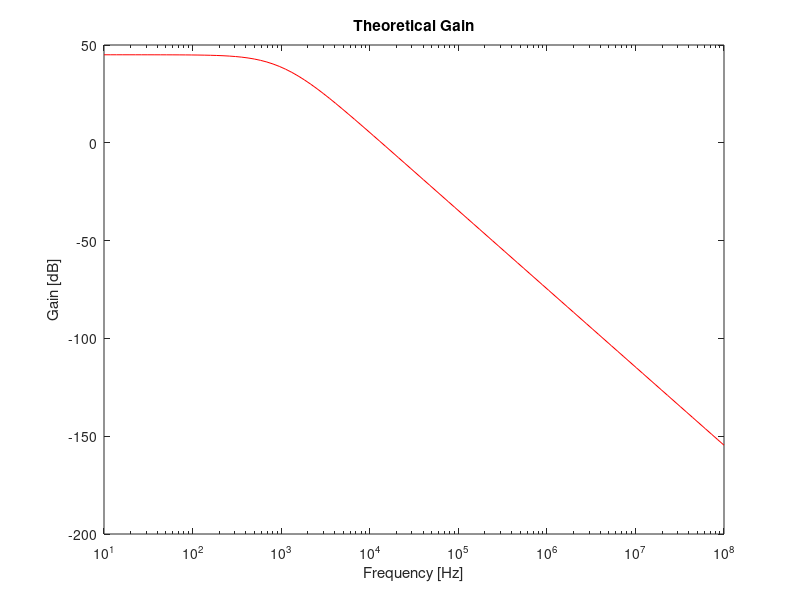

Write MATLAB code to recreate this figure.
clear all

%Valores utilizados
C1=220e-9;
C2=220e-9;
R1=1.e+3;
R2=1.e+3;
R2p=1.e+3;
R3=100.e+3;
R4=1.3e+3;
R4p=1.e+3;

file_chosen_values = fopen("ChosenValues.tex","w");
fprintf(file_chosen_values, "$C_1$ & %.0f $\\mu$ F \\\\ \\hline\n$C_2$ & %.0f $\\mu$ F \\\\ \\hline\n$R_1$ & %.0f k$\\Omega$ \\\\ \\hline\n$R_2$ & %.0f k$\\Omega$ \\\\ \\hline\n$R_{2p}$ & %.0f k$\\Omega$ \\\\ \\hline\n$R_3$ & %.0f k$\\Omega$ \\\\ \\hline\n$R_4$ & %.0f k$\\Omega$ \\\\ \\hline\n$R_{4p}$ & %.0f k$\\Omega$ \\\\ \\hline", C1/(1.e-9), C2/(1.e-9), R1/1000, R2/1000, R2p/1000, R3/1000, R4/1000, R4p/1000);
fclose (file_chosen_values);

R2=(R2*R2p)/(R2+R2p);
R4=(R4*R4p)/(R4+R4p);

fmain=1.e+3;
wmain=2*pi*fmain;
v=113.e-3;


%Calculanting input impedance and Vplus
Vplus=v/(1+R1*j*wmain*C1);
Zinput=R1+1/(j*wmain*C1);

Zoutput=1/(-1/R2-j*wmain*C2);

%Calculating the final voltage and gain
Vzeta=Vplus*(1+R3/R4);
Vfinal=Vzeta/(1+R2*j*wmain*C2);
Gain=20*log10(abs(Vfinal)/abs(v));

%No clue about how to calculate output impedance HELP!!!!!

%Computing gains for the vector of log
f = logspace(1,8,100);
w=2*pi*f;
Vplus=v./(1+R1*j*w.*C1);
Vzeta=Vplus.*(1+R3/R4);
Vfinal=Vzeta./(1+R2*j*w*C2);
Gain=20*log10(abs(Vfinal)/abs(v))

%Lower and higher cut-off frequencies and central frequency

wL=1/(R1*C1);
fL=wL/(2*pi);
wH=1/(R2*C2);
fH=wH/(2*pi);
wO=sqrt(wL*wH);
fO=wO/(2*pi);
VplusFinal=v/(1+R1*j*wO*C1);
VzetaFinal=VplusFinal*(1+R3/R4);
VfinalFinal=VzetaFinal/(1+R2*j*wO*C2);
GainFinal=20*log10(abs(VfinalFinal)/abs(v));
  
%Write in files

file_impedances = fopen("Impedances.tex","w");
fprintf(file_impedances,"$|Z_I|$ & %.6f \\\\ \\hline\n$|Z_O|$ & %.6f \\\\ \\hline", abs(Zinput), abs(Zoutput));
fclose (file_impedances);

file_gain_frequencies = fopen("GainFrequencies.tex","w");
fprintf(file_gain_frequencies,"$f_L$ & %.6f Hz \\\\ \\hline\n$f_H$ & %.6f Hz \\\\ \\hline\n$f_O$ & %.6f Hz \\\\ \\hline\nGain & %.6f \\\\ \\hline", fL, fH, fO, GainFinal);
fclose (file_gain_frequencies);

%Plotting

fig_gain = figure ("Visible", "off");

semilogx(f, Gain, "r");

xlabel("Frequency [Hz]");
ylabel("Gain [dB]");

title("Theoretical Gain");
print (fig_gain, "gain_plot.eps", "-depsc");

close all;
